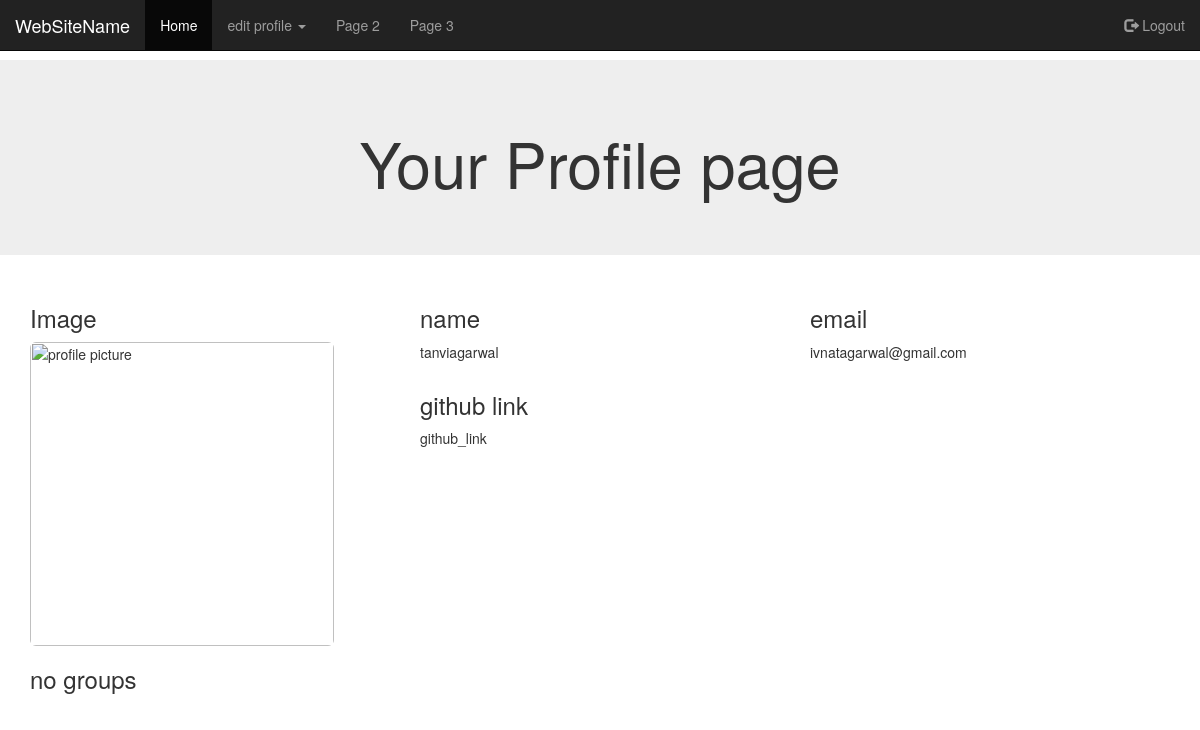
The page /community/my-group/ (signed in) on the database as committed earlier.
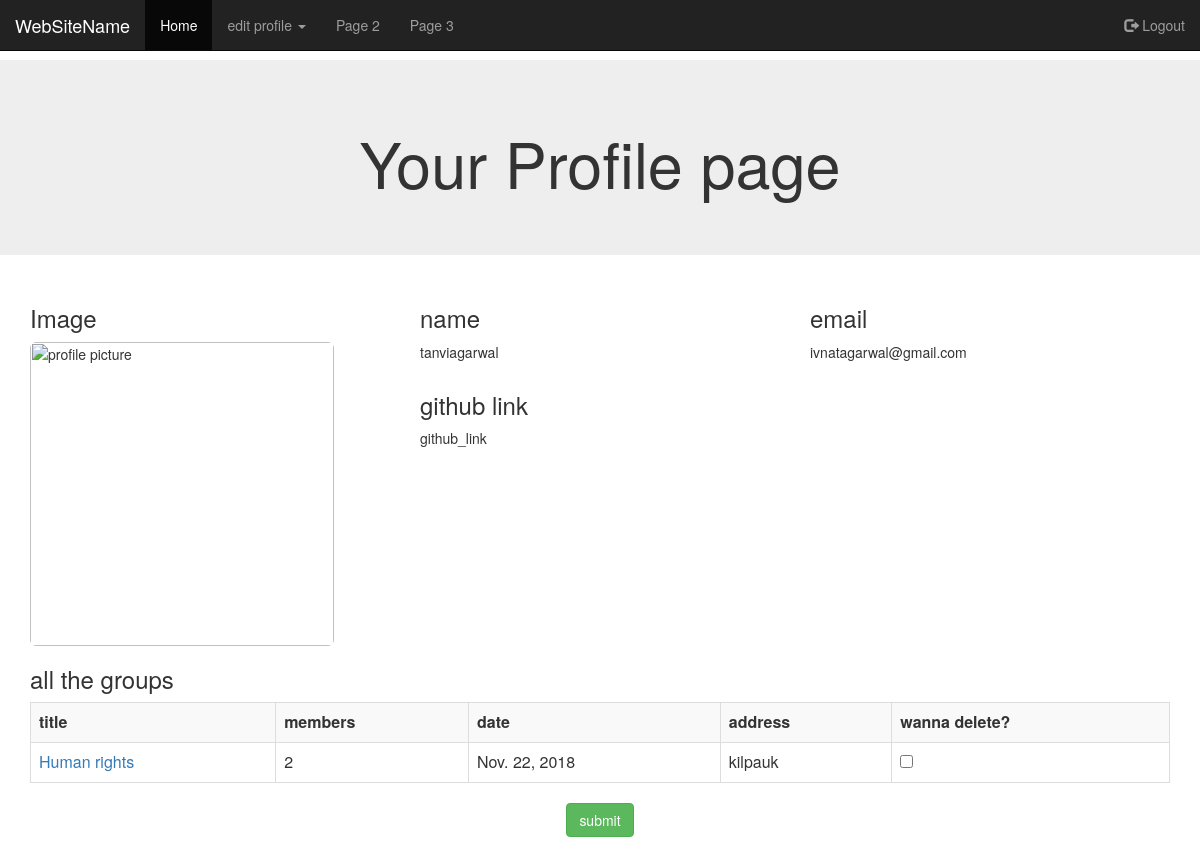
The same page on the database as committed later.
### community/models.py (models this page shows, shortened)
class GroupTable(models.Model):
    founder = models.ForeignKey(User, on_delete=models.CASCADE)
    title = models.CharField(max_length=100)
    type = models.CharField(max_length=100)
    lat = models.FloatField(default=0.0)
    lon = models.FloatField(default=0.0)
    date = models.DateField()
    number = models.IntegerField(default=0)
    address = models.CharField(max_length=100, default="")

### community/views.py (the view)
@login_required(login_url="http://127.0.0.1:8000/register/login/")
def my_group(request):
    if request.method == 'POST':
        content = GroupTable.objects.filter(founder=request.user)
        count = content.count()
        usr = request.user
        if 'checks[]' in request.POST:
            checks = request.POST.getlist('checks[]')
            for c in checks:
                c1 = int(c)
                GroupTable.objects.filter(pk=c1).delete()
                return render(request, 'community/my-group.html', {'content': content, 'usr': usr, 'count':count})
        else:
            return render(request, 'community/my-group.html', {'content': content, 'usr': usr, 'count':count})
    else:
        content=GroupTable.objects.filter(founder=request.user)
        count = content.count()
        usr = request.user
        return render(request, 'community/my-group.html', {'content':content, 'usr':usr,'count':count})

### community/templates/community/my-group.html (shortened to what this page needs)
{% extends 'community/base/login-navbar.html' %}
    {% block content %}
    <br><br>
    <br>
<div class="jumbotron text-center">
  <h1>Your Profile page</h1>
</div>
<div class="container">
  <div class="row">
	<div class="col-sm-4">
	<h3>Image</h3>
	  <img src="https://cdn-images-1.medium.com/max/1600/1*R5BU57AzSSokQ31btX1SDg.jpeg" class="img-responsive img-rounded" alt="profile picture" width="304" height="236">
	</div>
    <div class="col-sm-4">
      <h3>name</h3>
      <p>{{ usr.username }}</p>
    </div>
    <div class="col-sm-4">
      <h3>email</h3>
      <p>{{ usr.email }}</p>
    </div>
    <div class="col-sm-4">
      <h3>github link</h3>
      <p>github_link</p>
    </div>
  </div>
</div>
<div class="container">
    {% if count == 0 %}
    <h3>no groups</h3>
    {% else %}
    <h3>all the groups</h3>
    <center>
        <form method="POST">
            <div class="table-responsive">
                <table border="1" class="table table-striped table-bordered table-hover">
                    <tr>
                        <th>
                            title
                        </th>
                        <th>
                            members
                        </th>
                        <th>
                            date
                        </th>
                        <th>
                            address
                        </th>
                        <th>
                            wanna delete?
                        </th>
                    </tr>
                    {% for i in content %}
                    <tr>
                        <td>
                            <a href="{% url 'group_detail' i.id %}"> {{ i.title }}</a>
                        </td>
                        <td>
                            {{ i.number }}
                        </td>
                        <td>
                            {{ i.date }}
                        </td>
                        <td>
                            {{ i.address }}
                        </td>
                        <td>
                            <input type="checkbox" name="checks[]" value="{{ i.pk }}">
                        </td>
                    </tr>
                {% endfor %}
                </table>
                <button type="submit" class="btn btn-success">submit</button>
            </div>
        </form>
    </center>
    {% endif %}
</div>
{% endblock %}

Rows that differ between the two databases and show on the page:
added GroupTable: title "Human rights", number "2", date "Nov. 22, 2018", address "kilpauk"
Other text that changed with them:
text no longer shown: "no groups"
text now shown: "all the groups title members date address wanna delete? submit"
